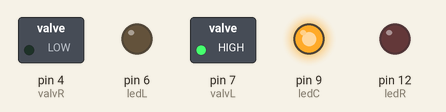
The sketch below on a simulated Arduino Uno, built with avr-gcc and run on an emulated ATmega328P. On the bench: switched loads named in the sketch (green lamp = pin HIGH), output pins drawn as LEDs (lit = HIGH).

Above: at 0.05 s.
At 0.35 s:
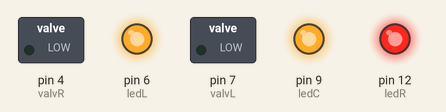
At 1.55 s:
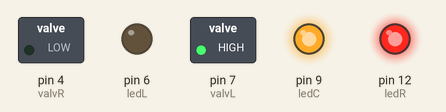
At 2.65 s:
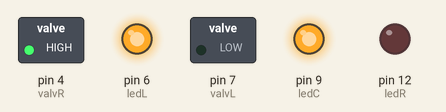
Timing chart, 0 to 3.0 s (numbered marks = the images above):
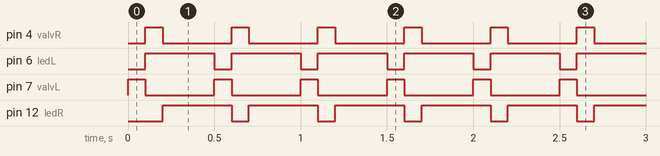

The sketch:

calibrateValves_box3.ino
```cpp
int valvL = 7;
int ledL = 6;
int ledR = 12;
int valvR = 4;
int valvTimeL = 100;
int valvTimeR = 100;
int state = 0;
int ledC = 9;

void setup(){
  pinMode(ledL,OUTPUT);
  pinMode(valvL,OUTPUT);
  pinMode(ledR,OUTPUT);
  pinMode(valvR,OUTPUT);
  pinMode(ledC,OUTPUT);
  digitalWrite(ledC,HIGH);
}

void loop(){
  switch (state){
    case 0:
    for(int i = 0; i<30  ; i++){
      // LEFT
      digitalWrite(ledL,LOW);
      digitalWrite(valvL,HIGH);
      delay(valvTimeL);
      digitalWrite(ledL,HIGH);
      digitalWrite(valvL,LOW);

      // RIGHT
      digitalWrite(ledR,LOW);
      digitalWrite(valvR,HIGH);
      delay(valvTimeR);
      digitalWrite(ledR,HIGH);
      digitalWrite(valvR,LOW);

      delay(300);
    }
    state = 1;
    break;
    case 1:
    break;
  }
}
```

Measured:
- by itself, pin 4 (valvR), pin 7 (valvL): alternates HIGH for 0.10 s and LOW for 0.40 s, 60 changes in all, then stays LOW
- by itself, pin 6 (ledL), pin 12 (ledR): alternates HIGH for 0.40 s and LOW for 0.10 s, 59 changes in all, then stays HIGH
- by itself, everything shown: repeats every 0.50 s, in 3 steps
